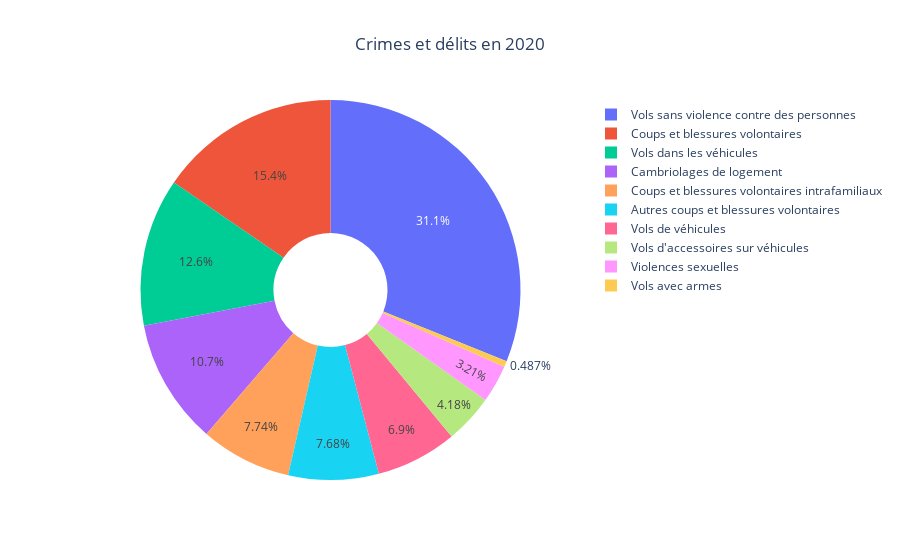

The notebook cell this image was saved under:
### Code cell
labels = ['Cambriolages de logement', 'Violences sexuelles', 'Coups et blessures volontaires', 'Coups et blessures volontaires intrafamiliaux', 'Autres coups et blessures volontaires', 'Vols avec armes', "Vols d'accessoires sur véhicules", 'Vols dans les véhicules', 'Vols de véhicules', 'Vols sans violence contre des personnes']
values = [189765, 57108, 274337, 137736, 136601, 8667, 74336, 223998, 122772, 553772]

fig = go.Figure(data=[go.Pie(labels=labels, values=values, hole=0.3)])

fig.update_layout(title_text='Crimes et délits en 2020', title_x=0.5)

fig.show()

### Figure 1 — Plotly figure (JSON) as saved in the notebook; plotly's stock layout.template omitted (floating-point values rounded to 4 significant figures)
{"data": [{"hole": 0.3, "labels": ["Cambriolages de logement", "Violences sexuelles", "Coups et blessures volontaires", "Coups et blessures volontaires intrafamiliaux", "Autres coups et blessures volontaires", "Vols avec armes", "Vols d'accessoires sur véhicules", "Vols dans les véhicules", "Vols de véhicules", "Vols sans violence contre des personnes"], "type": "pie", "values": [189765, 57108, 274337, 137736, 136601, 8667, 74336, 223998, 122772, 553772]}], "layout": {"title": {"text": "Crimes et délits en 2020", "x": 0.5}}}
